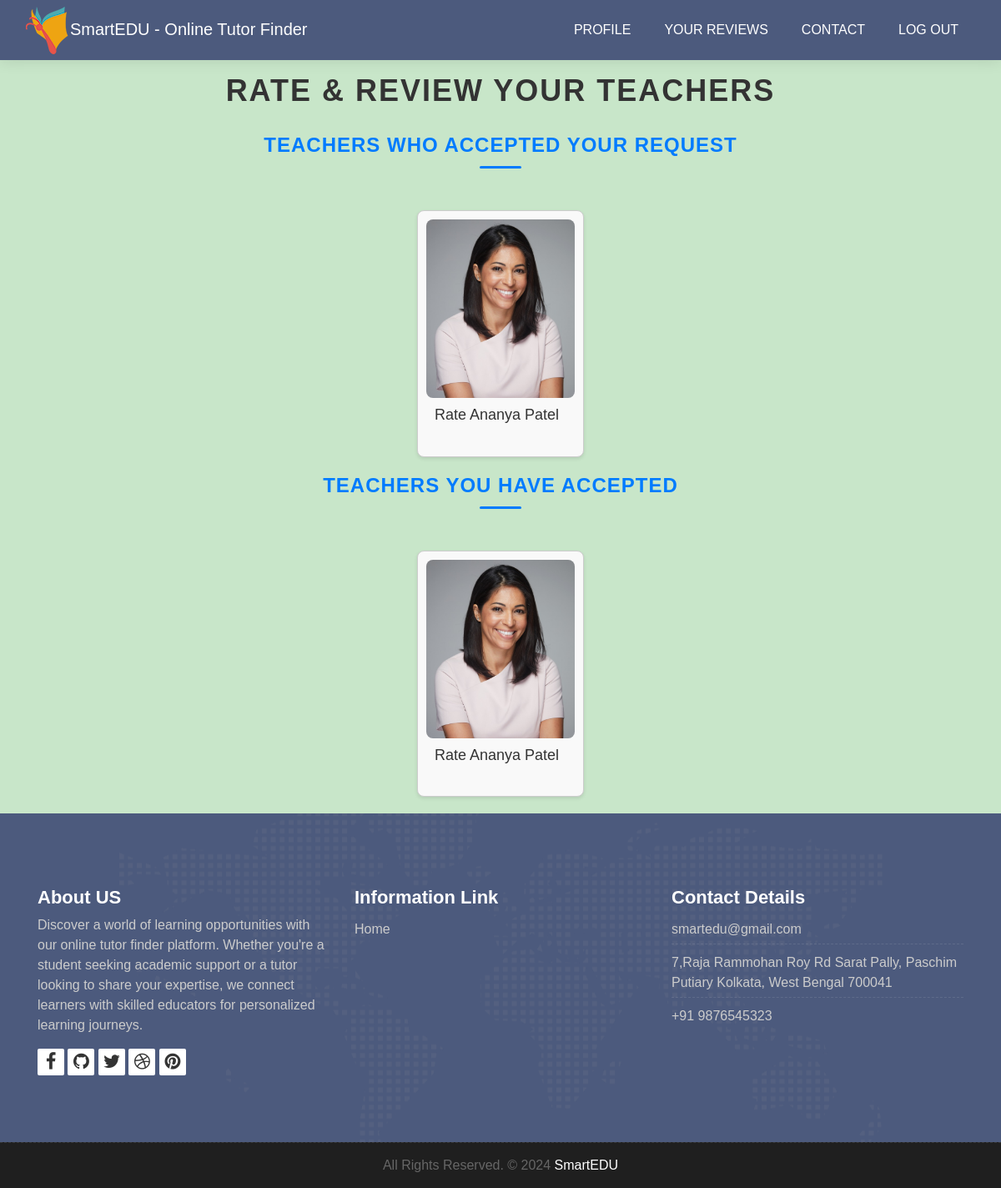
Screenshot of /review.php (signed in) with the database file from the repository.
### tables this page shows
CREATE TABLE `notifications` (
  `notification_id` int(11) NOT NULL,
  `sender_id` int(11) DEFAULT NULL,
  `receiver_id` int(11) DEFAULT NULL,
  `timestamp` timestamp NOT NULL DEFAULT current_timestamp(),
  `status` enum('unread','read') DEFAULT 'unread',
  `message` varchar(255) DEFAULT NULL,
  `reply` varchar(255) NOT NULL
);

CREATE TABLE `teachprofile` (
  `teid` int(11) NOT NULL,
  `name` varchar(255) NOT NULL,
  `timg` varchar(255) NOT NULL,
  `gender` varchar(255) NOT NULL,
  `qualification` varchar(255) NOT NULL,
  `subjects` varchar(255) NOT NULL,
  `experience` varchar(255) NOT NULL,
  `location` varchar(255) NOT NULL,
  `preferences` varchar(255) NOT NULL,
  `salary` varchar(255) NOT NULL,
  `request` tinyint(1) DEFAULT 0
);

CREATE TABLE `teachernotifications` (
  `notification_id` int(11) NOT NULL,
  `teacher_id` int(11) DEFAULT NULL,
  `student_id` int(11) DEFAULT NULL,
  `pid` int(11) NOT NULL,
  `message` text DEFAULT NULL,
  `timestamp` timestamp NOT NULL DEFAULT current_timestamp(),
  `status` enum('unread','read') DEFAULT 'unread'
);

### review.php (the view, shortened to what this page needs)
<?php
include("data/db.php");
?>
<!DOCTYPE html>
<html lang="en">
<head>
    <link rel="stylesheet" href="css/bootstrap.min.css">
    <link rel="stylesheet" href="style.css">
    <link rel="stylesheet" href="css/versions.css">
    <link rel="stylesheet" href="css/responsive.css">
    <link rel="stylesheet" href="css/custom.css">
    <link rel="stylesheet" href="https://stackpath.bootstrapcdn.com/bootstrap/4.5.2/css/bootstrap.min.css">
</head>
<body class="host_version">
<?php
$student_id = $_SESSION['stu'];
$query = "SELECT teachprofile.*, notifications.notification_id
FROM notifications
INNER JOIN teachprofile ON teachprofile.teid = notifications.receiver_id
WHERE notifications.sender_id = '$student_id' AND notifications.status = 'read';
";
$result = $con->query($query);
?>
<div class="container1">
    <h1>Rate & Review Your Teachers</h1>
    <h4>Teachers Who Accepted Your Request</h4>
    <div class="teacher-list">
        <?php
        if ($result->num_rows > 0) {
            while ($row = $result->fetch_assoc()) {
                ?>
                <a href="review_form.php?teacher_id=<?php echo $row['teid']; ?>" class="teacher-link">
                <div class="teacher">
                    <img src="pics/<?php echo $row['timg']; ?>" alt="Teacher Image">
                    <div class="teacher-info">
                        <h2>Rate <?php echo $row['name']; ?></h2>
                    </div>
                </div>
                </a>
                <?php
            }
        } else {
            echo "<p>No accepted teachers found.</p>";
        }
        ?>
    </div>
</div>
<?php
$student_id = $_SESSION['stu'];
$query = "SELECT teachprofile.*, teachernotifications.notification_id
FROM teachernotifications
INNER JOIN teachprofile ON teachprofile.teid = teachernotifications.teacher_id
WHERE teachernotifications.student_id = '$student_id' AND teachernotifications.status = 'read';
";
$result = $con->query($query);
?>
<div class="container1">
    <h4>Teachers You Have Accepted</h4>
    <div class="teacher-list">
        <?php
        if ($result->num_rows > 0) {
            while ($row = $result->fetch_assoc()) {
                ?>
                <a href="review_form.php?teacher_id=<?php echo $row['teid']; ?>" class="teacher-link">
                <div class="teacher">
                    <img src="pics/<?php echo $row['timg']; ?>" alt="Teacher Image">
                    <div class="teacher-info">
                        <h2>Rate <?php echo $row['name']; ?></h2>
                    </div>
                </div>
                </a>
                <?php
            }
        } else {
            echo "<p>No accepted teachers found.</p>";
        }
        ?>
    </div>
</div>
<div class="copyrights">
    <div class="container">
        <div class="footer-distributed">
            <div class="footer-center">
                <p class="footer-company-name">All Rights Reserved. &copy; 2024 <a href="index.php">SmartEDU</a></p>
            </div>
        </div>
    </div>
</div>
</body>
</html>

### style.css (style rules this page uses)
body { color: #333333; font-size: 14px; font-family: 'Rubik', sans-serif; line-height: 1.80857; }
html, body { height: 100%; }
a { color: #1f1f1f; text-decoration: none !important; outline: none !important; -webkit-transition: all .3s ease-in-out; -moz-transition: all .3s ease-in-out; -ms-transition: all .3s ease-in-out; -o-transition: all .3s ease-in-out; transition: all .3s ease-in-out; }
h1, h2, h3, h4, h5, h6 { letter-spacing: 0; font-weight: normal; position: relative; padding: 0 0 10px 0; font-weight: normal; line-height: 120% !important; color: #1f1f1f; margin: 0 }
h1 { font-size: 24px }
h2 { font-size: 22px }
h3 { font-size: 18px }
h4 { font-size: 16px }
a { color: #1f1f1f; text-decoration: none; outline: none; }
a, .btn { text-decoration: none !important; outline: none !important; -webkit-transition: all .3s ease-in-out; -moz-transition: all .3s ease-in-out; -ms-transition: all .3s ease-in-out; -o-transition: all .3s ease-in-out; transition: all .3s ease-in-out; }
.top-navbar .bg-light { background: #4c5a7d !important; }
.top-navbar .navbar-light .navbar-nav .nav-link { color: #ffffff; font-size: 16px; font-weight: 500; }
.top-navbar .navbar-light .navbar-nav .nav-item { position: relative; display: inline-block; padding: 15px 0px; margin: 0px 20px; }
.top-navbar .navbar-light .navbar-nav .nav-item .nav-link { padding: 6px 0px; position: relative; display: block; line-height: 30px; letter-spacing: 0px; text-transform: uppercase; }
.top-navbar .navbar-light .navbar-nav .nav-item::after { position: absolute; content: ''; left: 50%; bottom: auto; top: 11px; width: 5px; height: 5px; opacity: 0; margin-left: -3px; background-color: #ffffff; border-radius: 50px; -webkit-transform: translateY(0px); transform: translateY(0px); transition: all 900ms ease; -webkit-transition: all 900ms ease; -ms-transition: all 900ms ease; -o-transition: all 900ms ease; -moz-transition: all 900ms ease; }
.top-navbar .navbar-light .navbar-nav .nav-item .nav-link::before { position: absolute; content: ''; left: 0%; bottom: auto; top: -4px; width: 5px; height: 5px; border-radius: 50px; opacity: 0; margin-left: -10px; background-color: #ffffff; -webkit-transform: translateY(0px); transform: translateY(0px); transition: all 900ms ease; -webkit-transition: all 900ms ease; -ms-transition: all 900ms ease; -o-transition: all 900ms ease; -moz-transition: all 900ms ease; }
.top-navbar .navbar-light .navbar-nav .nav-item .nav-link::after { position: absolute; content: ''; right: 0%; left: auto; bottom: auto; top: -4px; width: 5px; height: 5px; border-radius: 50px; border: none !important; opacity: 0; margin-right: -11px; background-color: #ffffff; transition: all 900ms ease; -webkit-transition: all 900ms ease; -ms-transition: all 900ms ease; -o-transition: all 900ms ease; -moz-transition: all 900ms ease; }
.top-navbar .bg-light { padding-top: 0px; padding-bottom: 0px; box-shadow: 0 0 18px 0 rgba(0,0,0,.12); }
.footer { padding: 90px 0 80px !important; color: #cccccc; background:#4c5a7d url('images/world-map.png') no-repeat center; }
.footer .widget-title { position: relative; display: block; margin-bottom: 10px; }
.footer .widget-title h3 { color: #fff; font-weight: 700; font-size: 22px; padding: 0; margin: 0; line-height: 1 !important; }
.footer-links { list-style: none; padding: 0; }
.footer-links a { color: #cccccc; }
.footer-links li { margin-bottom: 5px; display: block; width: 100%; padding: 5px 0px; border-bottom: 1px dashed rgba(255, 255, 255, 0.1); }
.footer-links li:last-child { margin-bottom: 0; padding-bottom: 0; border: 0; }
.copyrights { border-top: 1px dashed rgba(255, 255, 255, 0.1); background-color: #1f1f1f; box-sizing: border-box; width: 100%; text-align: left; padding: 10px 0px; overflow: hidden; }
.footer-distributed .footer-company-name { font-weight: 300; margin: 0 10px; color: #666; padding: 5px 0px; }
.footer-distributed .footer-company-name a { color: #ffffff; }
.footer-links-soi { margin: 0px; padding: 0px; }
.footer-links-soi li { display: inline-block; }
.footer-links-soi li a { background: #ffffff; color: #333333; width: 32px; height: 32px; display: block; font-size: 22px; text-align: center; line-height: 32px; border-radius: 2px; }
.footer-links-soi li a i { -webkit-transition: all 0.6s ease; -o-transition: all 0.6s ease; transition: all 0.6s ease; }
.footer-center { text-align: center; }

### rows the page displays
notifications: teachprofile.timg (picture), teachprofile.name "Ananya Patel"
teachernotifications: teachprofile.timg (picture), teachprofile.name "Ananya Patel"
